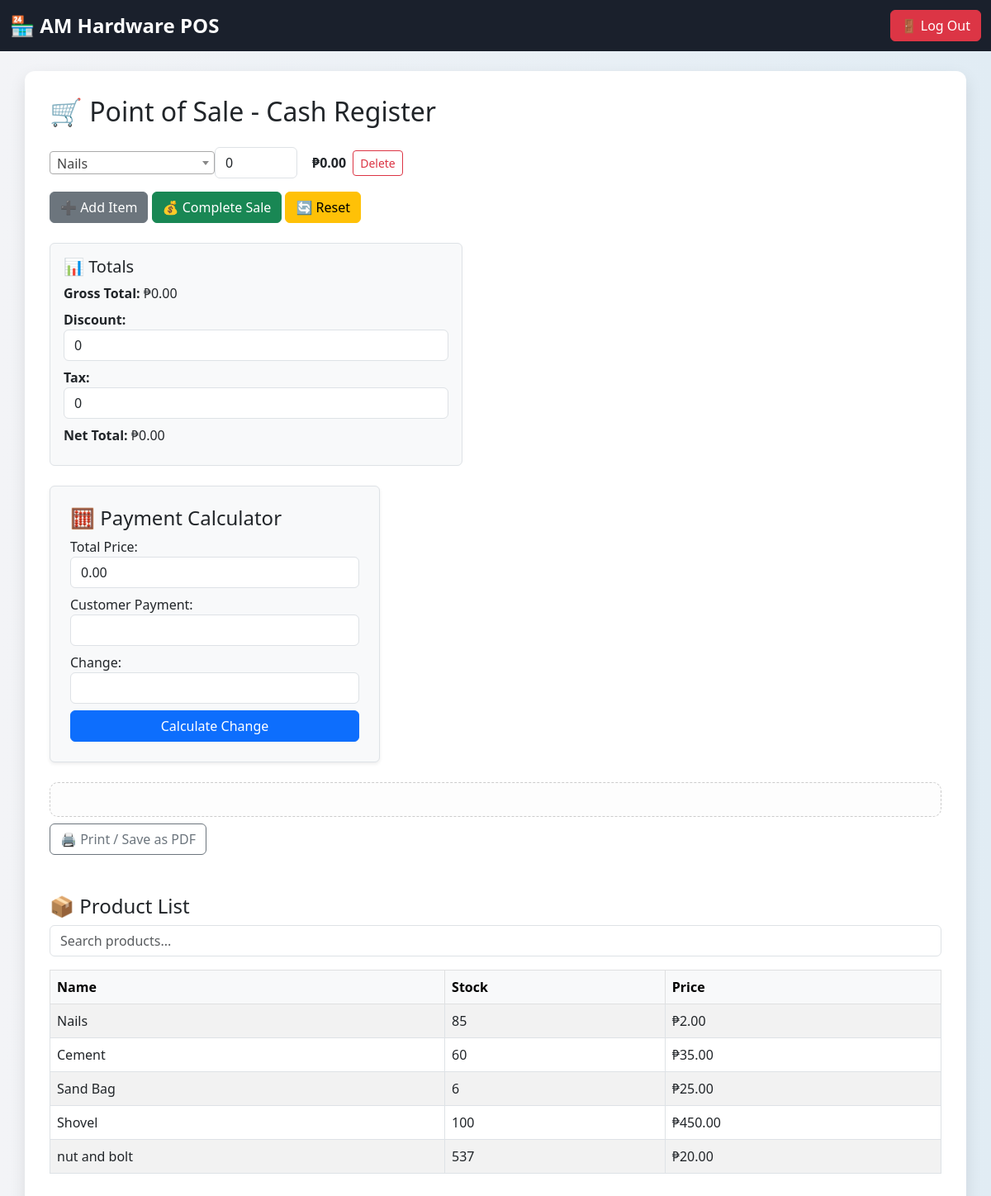
The app's page /pos/ (signed in), older data.
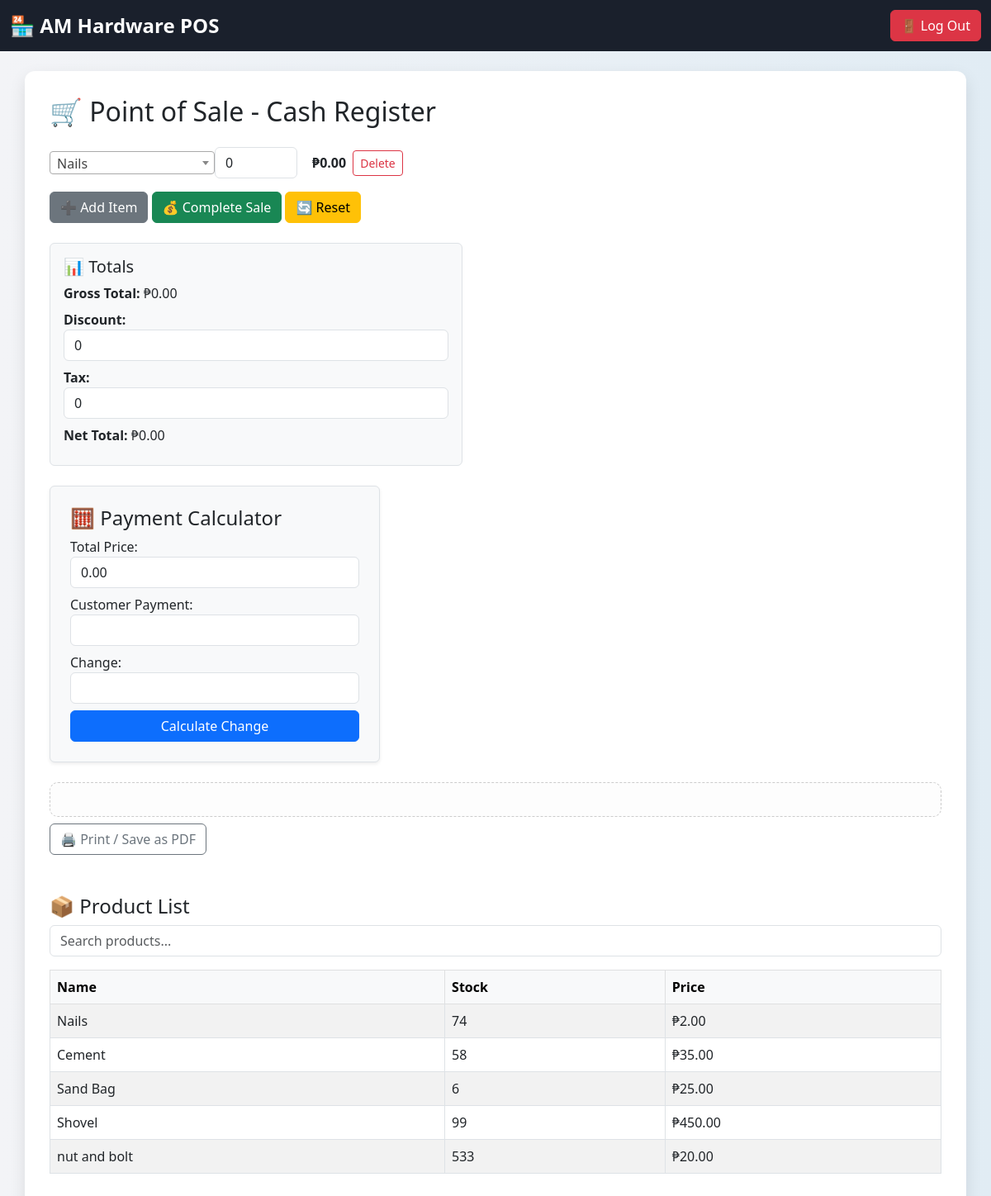
The same page, newer data.
### core/models.py (models this page shows, shortened)
class Product(models.Model):
    name = models.CharField(max_length=100)
    description = models.TextField(blank=True)
    stock = models.PositiveIntegerField(default=0)
    price = models.DecimalField(max_digits=10, decimal_places=2)
    low_stock_threshold = models.PositiveIntegerField(default=5)
    low_stock_threshold = models.IntegerField(default=5
                                              )

### core/views.py (the view, shortened to what this page needs)
# urls.py: path('pos/', views.pos_view, name='pos_view'),
@user_passes_test(is_cashier)
@login_required
def pos_view(request):
    formset = POSFormSet(request.POST or None)
    return render(request, 'core/pos.html', {
        'formset': formset,
        'products': Product.objects.all(),
        'empty_form': formset.empty_form,
    })

### core/forms.py
class POSItemForm(forms.Form):
    product = forms.ModelChoiceField(
        queryset=Product.objects.all(),
        widget=forms.Select(attrs={'class': 'product-select'})
    )
    quantity = forms.IntegerField(
        min_value=1,
        widget=forms.NumberInput(attrs={'class': 'qty-input'})
    )

### core/views.py (called while the page is built)
def is_cashier(user):
    return user.groups.filter(name='Cashier').exists() or user.is_superuser

### core/templates/core/pos.html (shortened to what this page needs)
<!DOCTYPE html>
<html>
<head>
    <link href="https://cdn.jsdelivr.net/npm/bootstrap@5.3.0/dist/css/bootstrap.min.css" rel="stylesheet">
    <link href="https://cdn.jsdelivr.net/npm/select2@4.1.0-rc.0/dist/css/select2.min.css" rel="stylesheet" />
</head>
<body>
<nav class="navbar navbar-expand-lg navbar-dark mb-4">
    <div class="container-fluid">
        <span class="navbar-brand logo-text">🏪 AM Hardware POS</span>
        <div class="d-flex">
            <form method="POST" action="{% url 'logout' %}">
                <button type="submit" class="btn btn-danger">🚪 Log Out</button>
            </form>
        </div>
    </div>
</nav>
<div class="container">
    <h2 class="mb-4">🛒 Point of Sale - Cash Register</h2>
    <form action="{% url 'pos_view' %}" method="post">
        <div id="form-list">
            {% for form in formset %}
            <div class="form-row d-flex align-items-center">
                <input type="number" name="form-{{ forloop.counter0 }}-quantity" class="form-control qty-input me-2" min="1" value="0" style="width:100px;">
                <span class="item-total me-2">₱0.00</span>
                <button type="button" class="btn btn-outline-danger btn-sm" onclick="removeForm(this)">Delete</button>
            </div>
            {% endfor %}
        </div>
        <div class="mt-3">
            <button type="button" class="btn btn-secondary" onclick="addForm()">➕ Add Item</button>
            <button type="submit" class="btn btn-success" id="complete-sale-btn">💰 Complete Sale</button>
            <button type="button" class="btn btn-warning" onclick="resetForm()">🔄 Reset</button>
        </div>
    </form>
    <div class="mt-4 p-3 bg-light border rounded" style="max-width: 500px;">
        <h5>📊 Totals</h5>
        <div class="mb-2"><strong>Gross Total:</strong> ₱<span id="gross-total">0.00</span></div>
        <div class="mb-2">
            <label for="discount"><strong>Discount:</strong></label>
            <input type="number" id="discount" value="0" class="form-control" onchange="calculateTotal()">
        </div>
        <div class="mb-2">
            <label for="tax"><strong>Tax:</strong></label>
            <input type="number" id="tax" value="0" class="form-control" onchange="calculateTotal()">
        </div>
        <div class="mb-2"><strong>Net Total:</strong> ₱<span id="net-total">0.00</span></div>
    </div>
    <div class="mt-4 p-4 border rounded shadow-sm bg-light" style="max-width: 400px;">
        <h4>🧮 Payment Calculator</h4>
        <label>Total Price:</label>
        <input type="text" id="total_price" readonly class="form-control mb-2">
        <label>Customer Payment:</label>
        <input type="number" id="customer_payment" class="form-control mb-2">
        <label>Change:</label>
        <input type="text" id="change_output" readonly class="form-control mb-2">
        <button type="button" onclick="calculateChange()" class="btn btn-primary w-100">Calculate Change</button>
    </div>
    <div id="receipt" class="receipt-area mt-4"></div>
    <button onclick="printReceipt()" class="btn btn-outline-secondary mt-2">🖨️ Print / Save as PDF</button>
    <div class="mt-5">
        <h4>📦 Product List</h4>
        <input type="text" id="productSearch" class="form-control mb-3" placeholder="Search products...">
        <table class="table table-bordered table-striped">
            <thead class="table-light">
                <tr><th>Name</th><th>Stock</th><th>Price</th></tr>
            </thead>
            <tbody id="productTable">
                {% for product in products %}
                <tr>
                    <td>{{ product.name }}</td>
                    <td>{{ product.stock }}</td>
                    <td>₱{{ product.price }}</td>
                </tr>
                {% endfor %}
            </tbody>
        </table>
    </div>
</div>
</body>
</html>

Row changes from the older to the newer data that the page shows:
changed Product "Nails": stock "85" → "74"
changed Product "Cement": stock "60" → "58"
changed Product "Shovel": stock "100" → "99"
changed Product "nut and bolt": stock "537" → "533"
